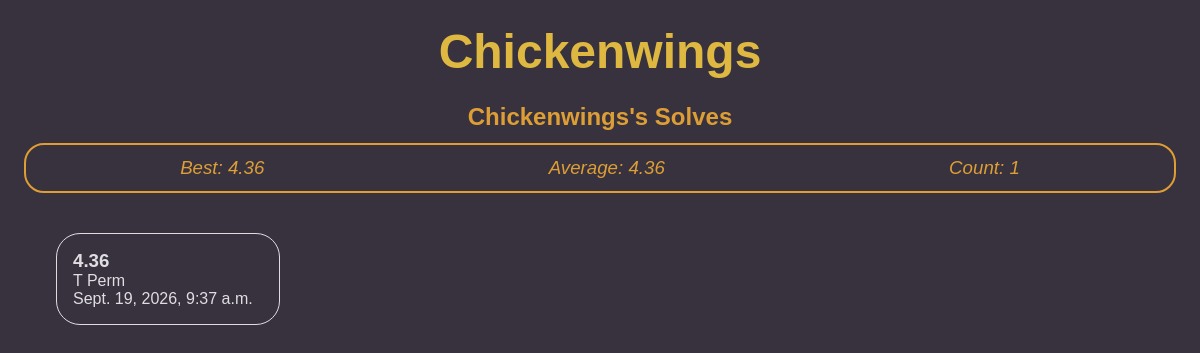
The page /profile/3 on the database its author committed.
### main/models.py (models this page shows, shortened)
class Solve(models.Model):
    user = models.ForeignKey(User, on_delete=models.CASCADE)
    time = models.FloatField()
    algorithm = models.ForeignKey(Algorithm, on_delete=models.CASCADE)
    timestamp = models.DateTimeField(auto_now_add=True)

class Algorithm(models.Model):
    name = models.CharField(max_length=100)
    category = models.CharField(max_length=3, choices=CATEGORY)
    moves = models.CharField(max_length=255)
    description = models.TextField(default="")
    creator = models.ForeignKey(User, on_delete=models.CASCADE)
    created_at = models.DateTimeField(auto_now_add=True)
    yes_count = models.IntegerField(default=0)
    no_count = models.IntegerField(default=0)
    voters = models.ManyToManyField(User, related_name="voters", blank=True)
    def __str__(self):
        return self.name

### main/views.py (the view)
# urls.py: path('profile/<str:id>', views.profile_page, name="profile"),
def profile_page(request, id):
    user = User.objects.get(id=id)
    solves = models.Solve.objects.filter(user=user)
    stats = solves.aggregate(best=Min("time"), average=Avg("time"), count=Count("id"))
    return render(request, 'profile.html', {
        "user": user,
        "solves": solves,
        "stats": stats,
    })

### main/templates/profile.html (shortened to what this page needs)
{% extends 'layout.html' %}
{% load static %}
{% block css %} <link rel="stylesheet" href="{% static 'styles/profile.css' %}"> {% endblock %}
{% block body %}
    <div class="container">
        <h1 class="username">{{ user.username|title }}</h1>
        <div>
            <h2 class="solve-title">{{ user.username|title }}'s Solves</h2>
            {% if solves %}
                <div class="stats">
                    <h3 class="stat">Best: <span>{{ stats.best }}</span></h3>
                    <h3 class="stat">Average: <span>{{ stats.average|floatformat:2 }}</span></h3>
                    <h3 class="stat">Count: <span>{{ stats.count }}</span></h3>
                </div>
                <div class="solve-container">
                    {% for solve in solves %}
                        <div class="solve">
                            <h3>{{ solve.time|floatformat:2 }}</h3>
                            <p>{{ solve.algorithm }}</p>
                            <p>{{ solve.timestamp }}</p>
                        </div>
                    {% endfor %}
                </div>
            {% else %}
                <p class="info">It looks like this user hasn't solve any algorithms yet.</p>
            {% endif %}
        </div>
    </div>
{% endblock %}

### main/static/styles/profile.css (style rules this page uses)
:root { --background: #37323E; --primary: #DEB841; --secondary: #DE9E36; --text: #e0dde2; --middle: #6D6A75; }
* { margin: 0; padding: 0; font-family: Arial, Helvetica, sans-serif; text-decoration: none; }
html, body { background-color: var(--background); color: var(--text); height: 100%; }
.container { margin: 2%; }
.username { font-size: 48px; color: var(--primary); margin-bottom: 24px; text-align: center; }
.solve-title { margin-bottom: 12px; color: var(--secondary); text-align: center; }
.stats { color: var(--secondary); font-style: italic; margin-bottom: 12px; border: 2px solid var(--secondary); display: flex; justify-content: space-around; padding: 12px; border-radius: 20px; }
.stat { font-weight: lighter; }
.solve-container { display: grid; grid-template-columns: 14rem 14rem 14rem 14rem; justify-content: space-around; margin-top: 24px; }
.solve { border: 1px solid var(--text); padding: 16px; margin: 16px 0px; border-radius: 24px; }

### rows shown on the page
Solve: time "4.36", algorithm "T Perm", timestamp "Sept. 19, 2026, 9:37 a.m."

### other values the page prints
{{ user.username|title }} "Chickenwings"
{{ stats.best }} "4.36"
{{ stats.average|floatformat:2 }} "4.36"
{{ stats.count }} "1"
